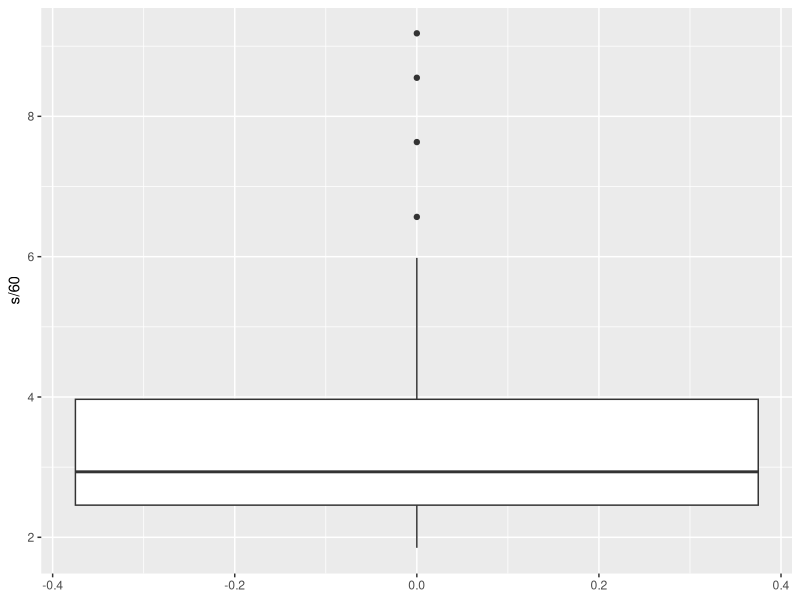
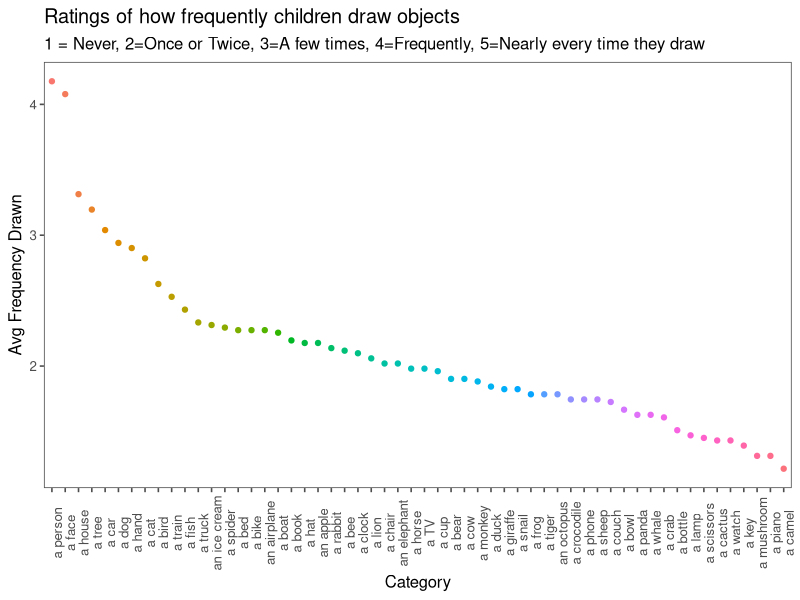
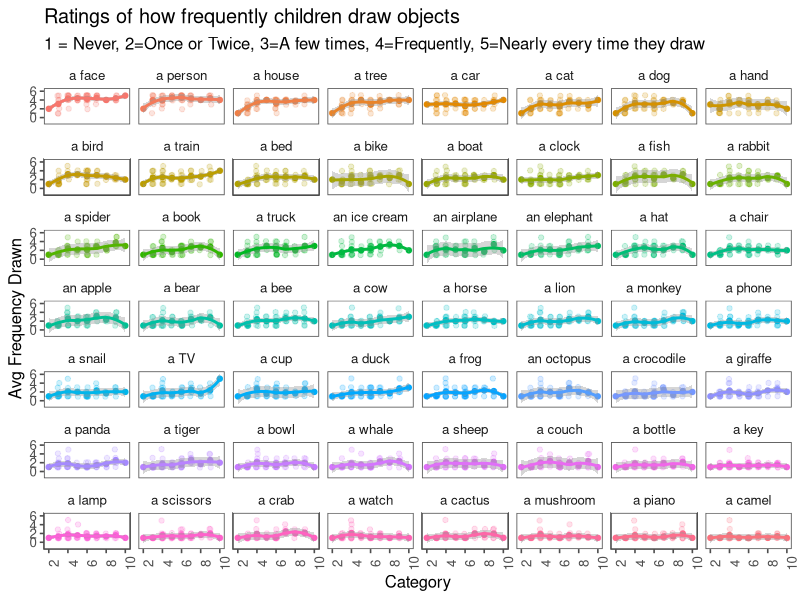

Recreate these plots in R, in order.
## ---- chunk 1
library(tidyverse)
library(here)
library(ggthemes)
## ---- chunk 2
raw = read_csv(here('data','surveys','drawing_experience','Drawing Experience Survey_August 28, 2020_13.58.csv'))
## ---- chunk 3
question_names <- raw %>%
  select(contains('Q3_')) %>%
  filter(row_number()==1) 

question_ids = colnames(question_names)
categories = str_split_fixed(question_names[1,],'-',2)[,2]
categories = str_split_fixed(categories,' ',2)[,2]

data.frame(categories, question_ids)
new_colnames = c('childs_age', categories)

d <- raw %>%
  filter(DistributionChannel != 'preview') %>% # not preview
  filter(Q8 == 1) %>% # positive consen
  filter(!Q3_2 == 'NA') %>%## no NAs, i.e. complete
  mutate(childs_age = Q16) %>%
  select(childs_age, contains('Q3_'))

colnames(d) <- new_colnames

d_long <- gather(d, key='category', categories, -childs_age) %>%
  rename(often_drawn_rating = categories)
  
## ---- chunk 4
time_out <- raw %>%
  select(`Duration (in seconds)`) %>%
  rename(s = `Duration (in seconds)`) %>%
  mutate(s = as.numeric(s)) %>%
  filter(s>100) 

ggplot(time_out, aes(y=s/60)) +
  geom_boxplot()
## ---- chunk 5
library(knitr)
count_by_age <- d %>%
  group_by(childs_age) %>%
  dplyr::summarize(num_surveys = n())

## ---- chunk 6
avg_by_category_age <- d_long %>%
  mutate(often_drawn_rating = as.numeric(often_drawn_rating), childs_age = as.numeric(childs_age), category = factor(category)) %>%
  group_by(category, childs_age) %>%
  summarize(avg_rating = mean(often_drawn_rating)) %>%
  ungroup() %>%
  mutate(category = fct_reorder(category, avg_rating, .desc =TRUE))

avg_by_category <- d_long %>%
  mutate(often_drawn_rating = as.numeric(often_drawn_rating), childs_age = as.numeric(childs_age), category = factor(category)) %>%
  group_by(category) %>%
  summarize(avg_rating = mean(often_drawn_rating)) %>%
  ungroup() %>%
  mutate(category = fct_reorder(category, avg_rating, .desc =TRUE))
## ---- chunk 7
d_long <- d_long %>%
  mutate(often_drawn_rating = as.numeric(often_drawn_rating), childs_age = as.numeric(childs_age), category = factor(category))
## ---- chunk 8
ggplot(avg_by_category, aes(x=category, y=avg_rating, col=category)) + 
  geom_point()  +
  theme_few()  + 
  theme(axis.text.x = element_text(angle = 90))   + 
  labs(title = 'Ratings of how frequently children draw objects', subtitle = ('1 = Never, 2=Once or Twice, 3=A few times, 4=Frequently, 5=Nearly every time they draw'), y = 'Avg Frequency Drawn', x = 'Category') +
  theme(legend.position = 'none') 

## ---- chunk 9
ggplot(avg_by_category_age, aes(x=childs_age, y=avg_rating, col=category)) + 
  geom_point()  +
  geom_jitter(height=.1, width=.1, data=d_long, aes(x=childs_age, y=often_drawn_rating), alpha=.2) +
  geom_smooth() +
  theme_few()  + 
  theme(axis.text.x = element_text(angle = 90))   + 
  labs(title = 'Ratings of how frequently children draw objects', subtitle = ('1 = Never, 2=Once or Twice, 3=A few times, 4=Frequently, 5=Nearly every time they draw'), y = 'Avg Frequency Drawn', x = 'Category') +
  facet_wrap(~category) +
  theme(legend.position = 'none') 
  
  
